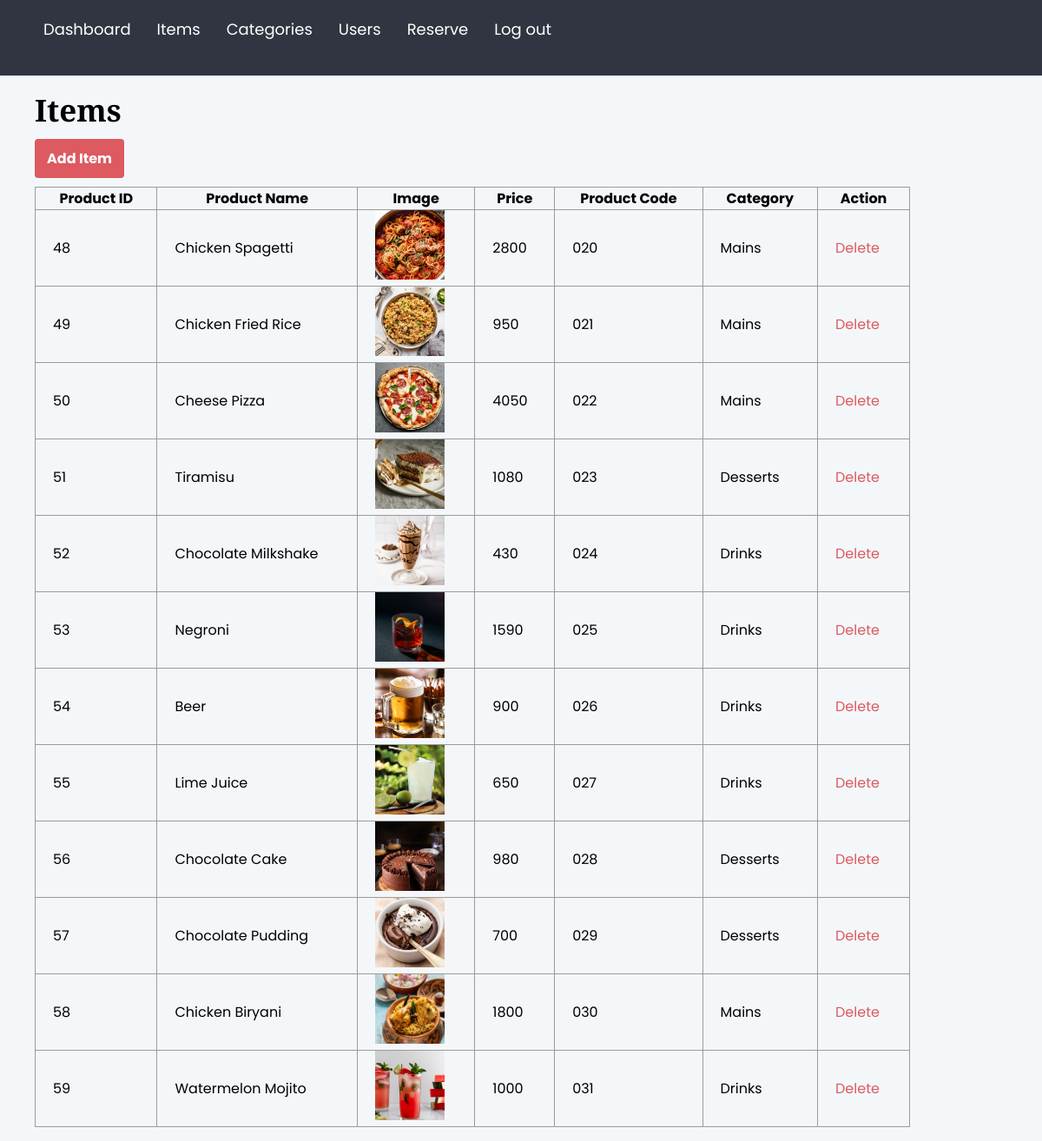
/admin/products.php, run on the app's committed database.
### tables this page shows
CREATE TABLE IF NOT EXISTS `product` (
  `product_id` int NOT NULL AUTO_INCREMENT,
  `product_name` varchar(255) DEFAULT NULL,
  `product_price` varchar(50) DEFAULT NULL,
  `product_image` varchar(255) DEFAULT NULL,
  `product_code` varchar(10) DEFAULT NULL,
  `qty` int DEFAULT NULL,
  `brand` varchar(50) DEFAULT NULL,
  `category` varchar(50) DEFAULT NULL,
  `created_at` datetime DEFAULT NULL,
  `updated_at` datetime DEFAULT NULL,
  PRIMARY KEY (`product_id`)
);

### admin/products.php (the view, shortened to what this page needs)
<!DOCTYPE html>
<html lang="en">
<head>
  <?php
  include '../includes/connection.php';
  include '../includes/header.php';
  ?>
  <link rel="stylesheet" href="assets/admin-style.css">
</head>
<body>
        <nav class="admin__nav">
    <ul class="menu">
      <li class="menu__item">
        <a class="menu__link" href="dashboard.php">Dashboard</a>
      </li>
      <li class="menu__item">
        <a class="menu__link" href="products.php">Items</a>
      </li>
      <li class="menu__item">
        <a class="menu__link" href="category.php">Categories</a>
      </li>
      <li class="menu__item">
        <a class="menu__link" href="users.php">Users</a>
      </li>
      <li class="menu__item">
        <a class="menu__link" href="table.php">Reserve</a>
      </li>
      <li class="menu__item">
        <a class="menu__link" href="../logout.php">Log out</a>
      </li>
    </ul>
  </nav>
        <main class="admin__main">
            <h2>Items</h2>
            <a href="product-add.php" class="btn">Add Item</a>
            <table id="customers">
                <tr>
                    <th>Product ID</th>
                    <th>Product Name</th>
                    <th>Image</th>
                    <th>Price</th>
                    <th>Product Code</th>
                    <th>Category</th>
                    <th>Action</th>
                </tr>
                <tr>
                    <?php
                    $sql = "SELECT * FROM product";
                    $result = $conn->query($sql);
                    if ($result->num_rows > 0) {
                        while ($row = $result->fetch_assoc()) {
                            ?>
                        <tr>
                            <td>
                                <?php echo $row['product_id']; ?>
                            </td>
                            <td>
                                <?php echo $row['product_name']; ?>
                            </td>
                            <td><img src="../assets/images/uploads/<?php echo $row['product_image']; ?>" alt="avatar"
                                    style="width: 80px; height: 80px; object-fit: cover;"></td>
                            <td>
                                <?php echo $row['product_price']; ?>
                            </td>
                            <td>
                                <?php echo $row['product_code']; ?>
                            </td>
                            <td>
                                <?php echo $row['category']; ?>
                            </td>
                            <td>
                                <a href="product-process.php?product_id=<?php echo $row['product_id']; ?>"
                                    class="del-badge" title="Delete">Delete<i class=""></i></a>
                            </td>
                        </tr>
                        <?php
                        }
                    } else {
                        echo "0 results";
                    }
                    ?>
                </tr>
            </table>
        </main>
</body>
</html>

### assets/css/styles.css (style rules this page uses)
* { margin: 0; padding: 0; box-sizing: border-box; }
a { color: var(--text-color); text-decoration: none; }
ul, li { margin: 0; padding: 0; list-style: none; }
:root { --primary-color: #000000; --text-color: #5c686c; --primary-font: 'Playfair Display', serif; --secondry-font: 'Poppins', sans-serif; }
body { color: var(--primary-color); font-family: var(--secondry-font); }
h2 { font-size: 35px; font-family: var(--primary-font); }
.btn { box-sizing: border-box; padding: 14px 14px; border-radius: 4px; display: inline-block; cursor: pointer; position: relative; transition: 0.3s ease-in-out; font-size: 16px; font-weight: 700; background: var(--primary-color); color: #FFF; border: 2px solid var(--primary-color); }
nav { width: 100%; background: var(--primary-color); z-index: 99; }
:root { --primary-color: #000000; --text-color: #000000; --primary-font: 'Playfair Display', serif; --secondry-font: 'Poppins', sans-serif; }
.btn { box-sizing: border-box; padding: 12px 18px; border-radius: 4px; display: inline-block; cursor: pointer; position: relative; transition: 0.3s ease-in-out; font-size: 16px; font-weight: 700; background: var(--primary-color); color: #FFF; border: 2px solid var(--primary-color); }

### admin/assets/admin-style.css (style rules this page uses)
* { margin: 0; padding: 0; box-sizing: border-box; font-family: 'Poppins', sans-serif;; }
body { height: 100%; overflow-x: hidden; }
.btn { box-sizing: border-box; padding: 8px 12px; margin: 10px 0; border-radius: 4px; display: inline-block; cursor: pointer; position: relative; transition: 0.3s ease-in-out; font-size: 16px; font-weight: 700; background: #dc5a60; color: #FFF; border: 2px solid #dc5a60; }
.admin__nav { flex: 0 0 250px; grid-area: nav; background-color: #313541; }
.admin__nav .menu { padding: 20px 40px; }
.menu__item { margin-bottom: 20px; list-style: none; }
.menu__item a { color: #FFF; font-size: 18px; }
.admin__main { grid-area: main; padding: 16px 40px; background-color: #f4f7fa; }
a { color: #dc5a60; text-decoration: none; }
img { max-width: 100%; height: auto; }
table { border-collapse: collapse; width: 90%; }
table th, td { border: 1px solid #9b9b9b; padding: 0 20px; }

### admin/products.php (style rules this page uses)
.admin__nav { display: flex; }
.menu { list-style: none; display: flex; }
.menu__item { margin-right: 10px; }
.menu__link { text-decoration: none; color: #000; padding: 5px 10px; }

### data on the page
product: product_id "48", product_name "Chicken Spagetti", product_image (picture), product_price "2800", product_code "020", category "Mains"
product: product_id "49", product_name "Chicken Fried Rice", product_image (picture), product_price "950", product_code "021", category "Mains"
product: product_id "50", product_name "Cheese Pizza", product_image (picture), product_price "4050", product_code "022", category "Mains"
product: product_id "51", product_name "Tiramisu", product_image (picture), product_price "1080", product_code "023", category "Desserts"
product: product_id "52", product_name "Chocolate Milkshake", product_image (picture), product_price "430", product_code "024", category "Drinks"
product: product_id "53", product_name "Negroni", product_image (picture), product_price "1590", product_code "025", category "Drinks"
product: product_id "54", product_name "Beer", product_image (picture), product_price "900", product_code "026", category "Drinks"
product: product_id "55", product_name "Lime Juice", product_image (picture), product_price "650", product_code "027", category "Drinks"
product: product_id "56", product_name "Chocolate Cake", product_image (picture), product_price "980", product_code "028", category "Desserts"
product: product_id "57", product_name "Chocolate Pudding", product_image (picture), product_price "700", product_code "029", category "Desserts"
product: product_id "58", product_name "Chicken Biryani", product_image (picture), product_price "1800", product_code "030", category "Mains"
product: product_id "59", product_name "Watermelon Mojito", product_image (picture), product_price "1000", product_code "031", category "Drinks"
